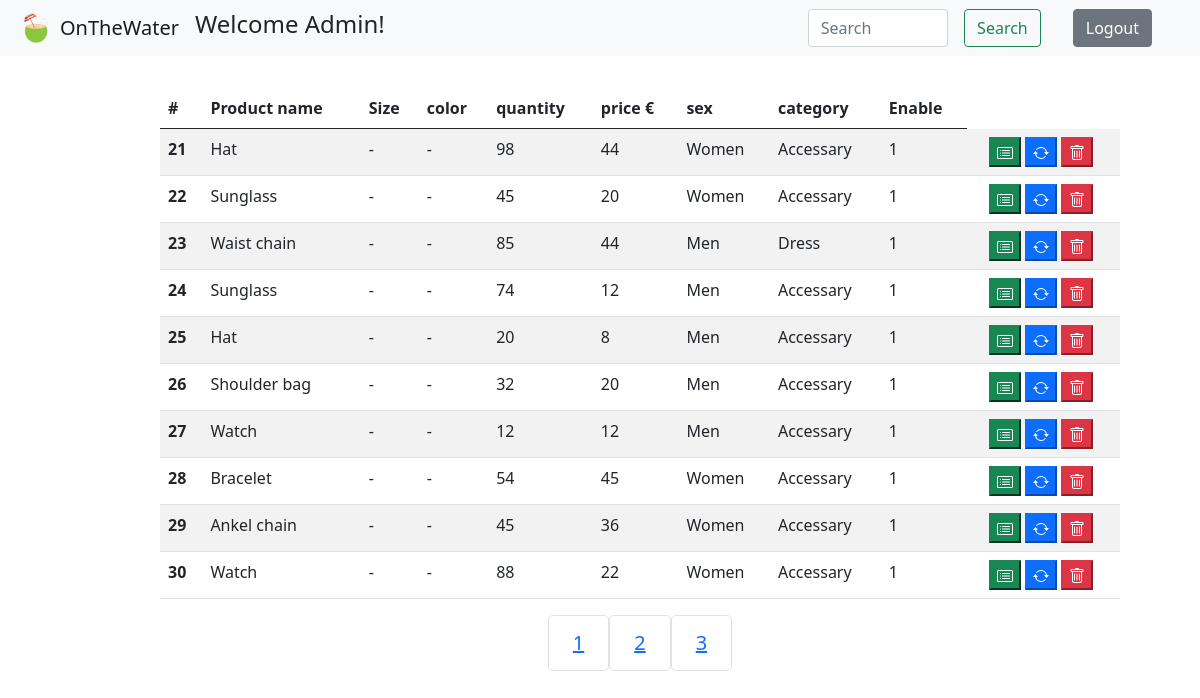
The page /admin/admin.php?page=3 (signed in) on the database its author committed.
### tables this page shows
CREATE TABLE IF NOT EXISTS `products` (
  `product_id` int(11) NOT NULL AUTO_INCREMENT,
  `product_img` varchar(50) NOT NULL,
  `product_name` varchar(50) DEFAULT NULL,
  `product_size` varchar(50) NOT NULL,
  `product_color` varchar(50) NOT NULL,
  `product_quantity` int(11) NOT NULL,
  `product_price` int(11) NOT NULL,
  `product_sex` tinytext DEFAULT NULL,
  `product_type` varchar(50) DEFAULT NULL,
  `p_enable` int(11) NOT NULL DEFAULT 1 COMMENT '1: yes; 2:no ',
  PRIMARY KEY (`product_id`) USING BTREE
);

### admin/UseDataAdmin.php (called while the page is built, shortened)
<?php
require_once '../classes/ConnectDb.php';
class UseDataAdmin extends ConnectDb
{
    private $dataLimit = 10;
    private function numbOfPage()
    {
        $sql = "SELECT * FROM products";
        $result = $this->connection()->query($sql);
        $numRows = $result->num_rows;
        return $numRows;
    }
    private function currentPage()
    {
        return isset($_GET['page']) ? (int)$_GET['page'] : 1;
    }
    public function getAdminData()
    {
        $start = 0;
        if($this->currentPage() > 1)
        {
            $start = ($this->currentPage() * $this->dataLimit) - $this->dataLimit;
        }
        $sql = "SELECT * FROM products LIMIT $start , $this->dataLimit";
        $result = $this->connection()->query($sql);
        $numRows = $result->num_rows;
        if($numRows > 0)
        {
            while($row = $result->fetch_assoc())
            {
                $dataArray[] = $row;
            }
        }
        return $dataArray;
    }
    public function getPaginationNumb()
    {
        return ceil($this->numbOfPage() / $this->dataLimit);
    }
}

### classes/ConnectDb.php (called while the page is built)
<?php
class ConnectDb {
    private $host = 'localhost';
    private $user = 'root';
    private $psw = '';
    private $db = 'webshop_fashion';
    protected function connection()
    {
       $conn = new mysqli($this->host, $this->user, $this->psw, $this->db);
       return $conn;
    }
}

### admin/adminMain.php (the view, shortened to what this page needs)
<table class="table table-striped">
  <thead>
    <tr>
      <th scope="col">#</th>
      <th scope="col">Product name</th>
      <th scope="col">Size</th>
      <th scope="col">color</th>
      <th scope="col">quantity</th>
      <th scope="col">price &#8364;</th>
      <th scope="col">sex</th>
      <th scope="col">category</th>
      <th scope="col">Enable</th>
    </tr>
  </thead>
  <tbody>
<?php
    $adminDatas = new UseDataAdmin();
    $productDatas = $adminDatas->getAdminData();
    $pages = $adminDatas->getPaginationNumb();
    foreach($productDatas as $productData)
    {
?>
    <tr>
      <th scope="row"><?php print($productData['product_id']); ?></th>
      <td><?php print($productData['product_name']); ?></td>
      <td><?php print($productData['product_size']); ?></td>
      <td><?php print($productData['product_color']); ?></td>
      <td><?php print($productData['product_quantity']); ?></td>
      <td><?php print($productData['product_price']); ?></td>
      <td><?php print($productData['product_sex']); ?></td>
      <td><?php print($productData['product_type']); ?></td>
      <td><?php print($productData['p_enable']); ?></td>
      <td>
    <form action="./readAdminData.php" method="POST">
    <div class="crud-buttons d-flex justify-content-center">
        <button class="me-1 btn-success" type="submit" name="read" value="<?php print($productData['product_id']); ?>">
        </button>
        </form>
        <form action="./updateAdminData.php" method="POST">
        <button class="me-1 btn-primary" type="submit" name="update" value="<?php print($productData['product_id']); ?>">
        </button>
        </form>
        <form action="./deleteAdminData.php" method="POST">
        <button class="me-1 btn-danger" type="submit" name='delete' value="<?php print($productData['product_id']); ?>">
        </button>
        </form>
    </td>
    </tr>
<?php
    }
?>
  </tbody>
</table>
<nav aria-label="..." class="d-flex justify-content-center">
<ul class="pagination">
    <?php
        for($i = 1; $i <= $pages; $i++)
        {
    ?>
<nav aria-label="...">
  <ul class="pagination pagination-lg">
    <li class="page-item" aria-current="page">
      <a href="?page=<?php print($i); ?>"><span class="page-link"><?php print($i); ?></span></a>
    </li>
  </ul>
</nav>
  <?php
        }
  ?>
    </ul>
</nav>

### rows shown on the page
products: product_id "21", product_name "Hat", product_size "-", product_color "-", product_quantity "98", product_price "44", product_sex "Women", product_type "Accessary", p_enable "1"
products: product_id "22", product_name "Sunglass", product_size "-", product_color "-", product_quantity "45", product_price "20", product_sex "Women", product_type "Accessary", p_enable "1"
products: product_id "23", product_name "Waist chain", product_size "-", product_color "-", product_quantity "85", product_price "44", product_sex "Men", product_type "Dress", p_enable "1"
products: product_id "24", product_name "Sunglass", product_size "-", product_color "-", product_quantity "74", product_price "12", product_sex "Men", product_type "Accessary", p_enable "1"
products: product_id "25", product_name "Hat", product_size "-", product_color "-", product_quantity "20", product_price "8", product_sex "Men", product_type "Accessary", p_enable "1"
products: product_id "26", product_name "Shoulder bag", product_size "-", product_color "-", product_quantity "32", product_price "20", product_sex "Men", product_type "Accessary", p_enable "1"
products: product_id "27", product_name "Watch", product_size "-", product_color "-", product_quantity "12", product_price "12", product_sex "Men", product_type "Accessary", p_enable "1"
products: product_id "28", product_name "Bracelet", product_size "-", product_color "-", product_quantity "54", product_price "45", product_sex "Women", product_type "Accessary", p_enable "1"
products: product_id "29", product_name "Ankel chain", product_size "-", product_color "-", product_quantity "45", product_price "36", product_sex "Women", product_type "Accessary", p_enable "1"
products: product_id "30", product_name "Watch", product_size "-", product_color "-", product_quantity "88", product_price "22", product_sex "Women", product_type "Accessary", p_enable "1"

### other values the page prints
$_SESSION['user']['user_name'] "Admin"
